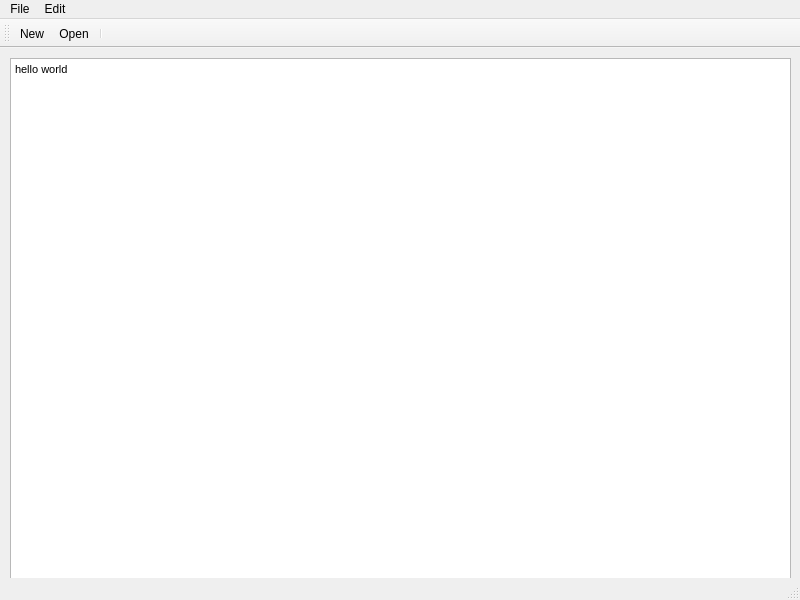
<?xml version="1.0" encoding="UTF-8"?>
<ui version="4.0">
 <class>MainWindow</class>
 <widget class="QMainWindow" name="MainWindow">
  <property name="geometry">
   <rect>
    <x>0</x>
    <y>0</y>
    <width>800</width>
    <height>600</height>
   </rect>
  </property>
  <property name="windowTitle">
   <string>MainWindow</string>
  </property>
  <widget class="QWidget" name="centralwidget">
   <widget class="QWidget" name="horizontalLayoutWidget">
    <property name="geometry">
     <rect>
      <x>10</x>
      <y>10</y>
      <width>781</width>
      <height>541</height>
     </rect>
    </property>
    <layout class="QHBoxLayout" name="horizontalLayout">
     <item>
      <widget class="QTextEdit" name="textEdit">
       <property name="html">
        <string>&lt;!DOCTYPE HTML PUBLIC &quot;-//W3C//DTD HTML 4.0//EN&quot; &quot;http://www.w3.org/TR/REC-html40/strict.dtd&quot;&gt;
&lt;html&gt;&lt;head&gt;&lt;meta name=&quot;qrichtext&quot; content=&quot;1&quot; /&gt;&lt;style type=&quot;text/css&quot;&gt;
p, li { white-space: pre-wrap; }
&lt;/style&gt;&lt;/head&gt;&lt;body style=&quot; font-family:'MS Shell Dlg 2'; font-size:8.25pt; font-weight:400; font-style:normal;&quot;&gt;
&lt;p style=&quot; margin-top:0px; margin-bottom:0px; margin-left:0px; margin-right:0px; -qt-block-indent:0; text-indent:0px;&quot;&gt;hello world&lt;/p&gt;&lt;/body&gt;&lt;/html&gt;</string>
       </property>
      </widget>
     </item>
    </layout>
   </widget>
  </widget>
  <widget class="QMenuBar" name="menubar">
   <property name="geometry">
    <rect>
     <x>0</x>
     <y>0</y>
     <width>800</width>
     <height>21</height>
    </rect>
   </property>
   <widget class="QMenu" name="menuFile">
    <property name="title">
     <string>File</string>
    </property>
    <addaction name="actionNew"/>
    <addaction name="actionOpen"/>
    <addaction name="actionSave"/>
    <addaction name="actionPrint"/>
    <addaction name="actionExit"/>
   </widget>
   <widget class="QMenu" name="menuEdit">
    <property name="title">
     <string>Edit</string>
    </property>
    <addaction name="actionCopy"/>
    <addaction name="actionPaste"/>
    <addaction name="actionCut"/>
    <addaction name="actionUndo"/>
    <addaction name="actionRedo"/>
   </widget>
   <addaction name="menuFile"/>
   <addaction name="menuEdit"/>
  </widget>
  <widget class="QStatusBar" name="statusbar"/>
  <widget class="QToolBar" name="toolBar">
   <property name="windowTitle">
    <string>toolBar</string>
   </property>
   <attribute name="toolBarArea">
    <enum>TopToolBarArea</enum>
   </attribute>
   <attribute name="toolBarBreak">
    <bool>false</bool>
   </attribute>
   <addaction name="actionNew"/>
   <addaction name="actionOpen"/>
   <addaction name="separator"/>
  </widget>
  <action name="actionNew">
   <property name="icon">
    <iconset resource="Resources.qrc">
     <normaloff>:/Res/New.bmp</normaloff>:/Res/New.bmp</iconset>
   </property>
   <property name="text">
    <string>New</string>
   </property>
  </action>
  <action name="actionOpen">
   <property name="icon">
    <iconset resource="Resources.qrc">
     <normaloff>:/Res/Open.bmp</normaloff>:/Res/Open.bmp</iconset>
   </property>
   <property name="text">
    <string>Open</string>
   </property>
  </action>
  <action name="actionSave">
   <property name="icon">
    <iconset resource="Resources.qrc">
     <normaloff>:/Res/Save.bmp</normaloff>:/Res/Save.bmp</iconset>
   </property>
   <property name="text">
    <string>Save as</string>
   </property>
  </action>
  <action name="actionPrint">
   <property name="icon">
    <iconset resource="Resources.qrc">
     <normaloff>:/Res/Sticky.bmp</normaloff>:/Res/Sticky.bmp</iconset>
   </property>
   <property name="text">
    <string>Print</string>
   </property>
  </action>
  <action name="actionExit">
   <property name="icon">
    <iconset resource="Resources.qrc">
     <normaloff>:/Res/DeleteSticky.bmp</normaloff>:/Res/DeleteSticky.bmp</iconset>
   </property>
   <property name="text">
    <string>Exit</string>
   </property>
  </action>
  <action name="actionCopy">
   <property name="icon">
    <iconset resource="Resources.qrc">
     <normaloff>:/Res/Copy.bmp</normaloff>:/Res/Copy.bmp</iconset>
   </property>
   <property name="text">
    <string>Copy</string>
   </property>
  </action>
  <action name="actionPaste">
   <property name="icon">
    <iconset resource="Resources.qrc">
     <normaloff>:/Res/Paste.bmp</normaloff>:/Res/Paste.bmp</iconset>
   </property>
   <property name="text">
    <string>Paste</string>
   </property>
  </action>
  <action name="actionCut">
   <property name="icon">
    <iconset resource="Resources.qrc">
     <normaloff>:/Res/Cut.bmp</normaloff>:/Res/Cut.bmp</iconset>
   </property>
   <property name="text">
    <string>Cut</string>
   </property>
  </action>
  <action name="actionUndo">
   <property name="text">
    <string>Undo</string>
   </property>
  </action>
  <action name="actionRedo">
   <property name="text">
    <string>Redo</string>
   </property>
  </action>
 </widget>
 <resources>
  <include location="Resources.qrc"/>
 </resources>
 <connections/>
</ui>
